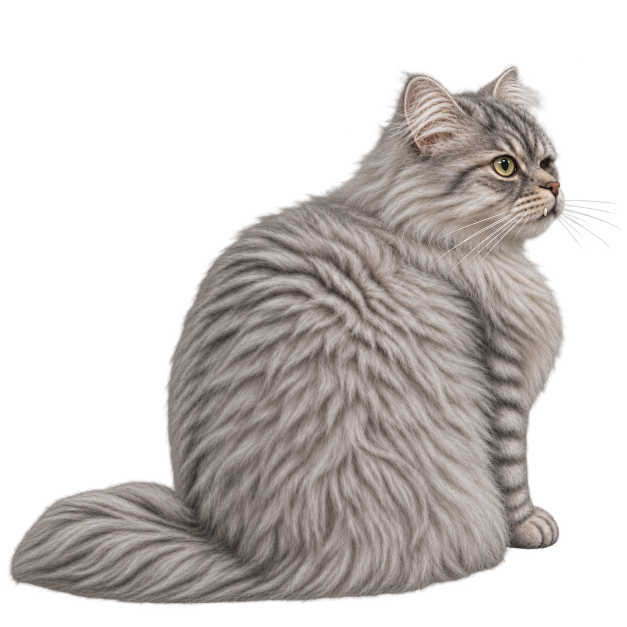
#> input picture draft-assets/codex-v12/clock-lookback-a/lookback-h03.png, 1254 x 1254 px, found by its file name (shown at 1/2 size); its folder holds 3 pictures in this run
$ python Build-CodexJobSheetV12.py ../../draft-assets/codex-v12/clock-lookback-a/lookback-h01.png ../../draft-assets/codex-v12/clock-lookback-a/lookback-h03.png
#> lines starting #> are read from the running program, lines starting #| are printed output that depends on the picture; after the words box and inside, x2 and y2 are one past the last pixel; in counts of white or black regions, pixels touching at a corner belong together
"""Review sheet for a Codex job: base image first, then the returned PNGs in brief order, on a mid-grey card with the alpha
silhouette of the base drawn under each return so body drift is visible. Writes local-data/reference-review/v12/codex-<job>.png.
Usage: Build-CodexJobSheetV12.py <job> <base.png relative to repo> <name.png> [...]
"""
import os
import sys

from PIL import Image, ImageDraw

ROOT = os.path.dirname(os.path.dirname(os.path.dirname(os.path.abspath(__file__))))
CELL = 480


def fit(im, size):
    w, h = im.size
    s = size / max(w, h)
    return im.resize((max(1, int(w * s)), max(1, int(h * s))), Image.LANCZOS)


def main():
    job, base_rel, names = sys.argv[1], sys.argv[2], sys.argv[3:]
    folder = os.path.join(ROOT, 'draft-assets', 'codex-v12', job)
    base = Image.open(os.path.join(ROOT, base_rel)).convert('RGBA')
#> base is the input picture: PIL image 1254x1254 RGBA; mean R, G, B, A 70.3, 65.3, 62.3, 112.5
    items = [('BASE ' + os.path.basename(base_rel), base)]
    for n in names:
        p = os.path.join(folder, n)
        items.append((n, Image.open(p).convert('RGBA') if os.path.exists(p) else None))
    cols = len(items)
#> cols = 1
    sheet = Image.new('RGB', (cols * CELL, CELL + 30), (120, 124, 130))
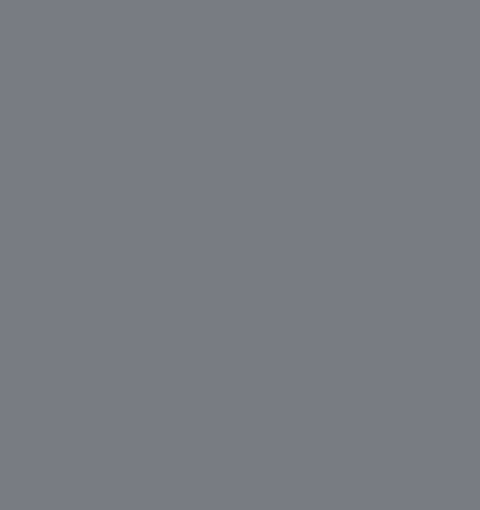
#> sheet: PIL image 480x510 RGB; mean R, G, B 120, 124, 130
    draw = ImageDraw.Draw(sheet)
    base_fit = fit(base, CELL - 8)
#> in fit, `return im.resize((max(1, int(w * s)), max(1, int(h * s))), Image.LANCZ..`:
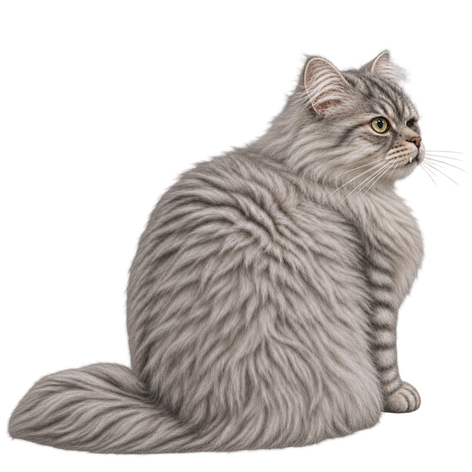
#> returned value: PIL image 472x472 RGBA; mean R, G, B, A 70, 65, 62, 112.5; transparent parts drawn white
    base_mask = base_fit.getchannel('A').point(lambda v: 90 if v > 32 else 0)
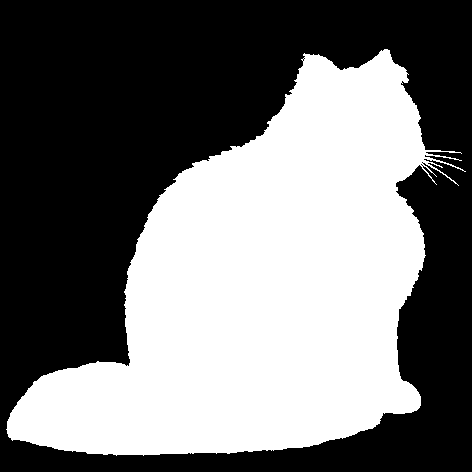
#> base_mask: PIL image 472x472 L; values 0 (black) and 90 (white), 45.3% white; 1 white region, box (x1, y1, x2, y2) and area: (6, 49, 466, 456) 100997
    for i, (label, im) in enumerate(items):
        x = i * CELL
        card = Image.new('RGBA', (CELL, CELL), (120, 124, 130, 255))
        if i > 0 and im is not None and im.size == base.size:
            ghost = Image.new('RGBA', base_fit.size, (255, 80, 80, 0))
            ghost.putalpha(base_mask)
            card.alpha_composite(ghost, ((CELL - base_fit.width) // 2, (CELL - base_fit.height) // 2))
        if im is not None:
            f = fit(im, CELL - 8)
            card.alpha_composite(f, ((CELL - f.width) // 2, (CELL - f.height) // 2))
        else:
            draw_c = ImageDraw.Draw(card)
            draw_c.text((20, CELL // 2), 'MISSING', fill=(255, 60, 60, 255))
        sheet.paste(card.convert('RGB'), (x, 0))
        size = '%dx%d' % im.size if im is not None else ''
        draw.text((x + 6, CELL + 8), '%s  %s' % (label, size), fill=(255, 255, 255))
#> this loop made 1 pass
#> (label, x, w in fit, h in fit, s in fit, size) on pass 1: ('BASE lookback-h03.png', 0, 1254, 1254, 0.376, '1254x1254')
#> pass 1, in main, `card = Image.new('RGBA', (CELL, CELL), (120, 124, 130, 255))`:
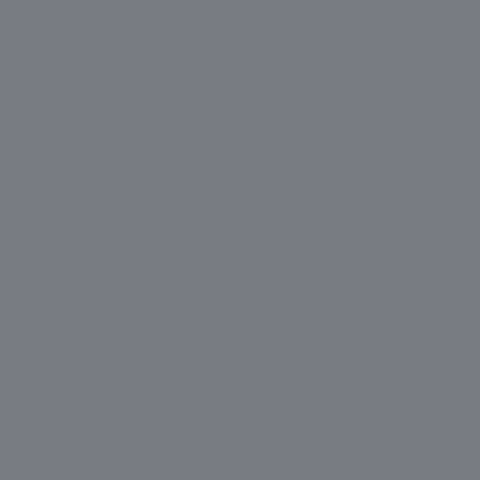
#> card: PIL image 480x480 RGBA; mean R, G, B, A 120, 124, 130, 255
#> after the loop:
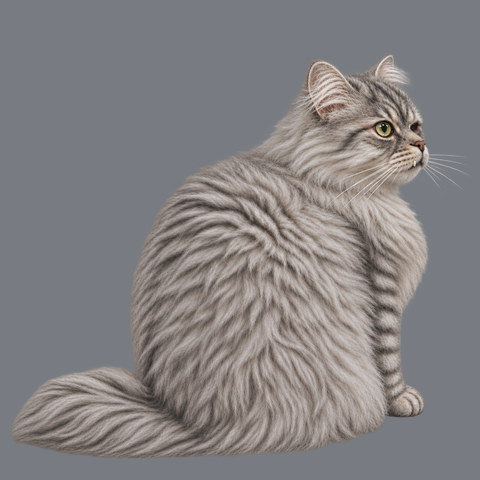
#> card: PIL image 480x480 RGBA; mean R, G, B, A 132.3, 130, 130.8, 255
#> after the loop:
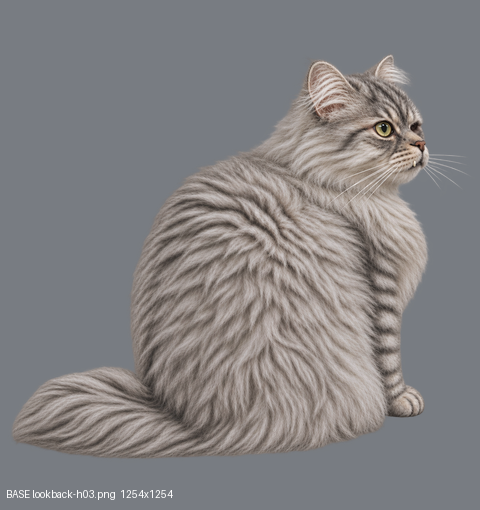
#> sheet: PIL image 480x510 RGB; mean R, G, B 131.8, 129.9, 131
    out = os.path.join(ROOT, 'local-data', 'reference-review', 'v12', 'codex-%s.png' % job)
    os.makedirs(os.path.dirname(out), exist_ok=True)
    sheet.save(out)
    print(out, sheet.size)
#| local-data/reference-review/v12/codex-../../draft-assets/codex-v12/clock-lookback-a/lookback-h01.png.png (480, 510)


if __name__ == '__main__':
    main()
